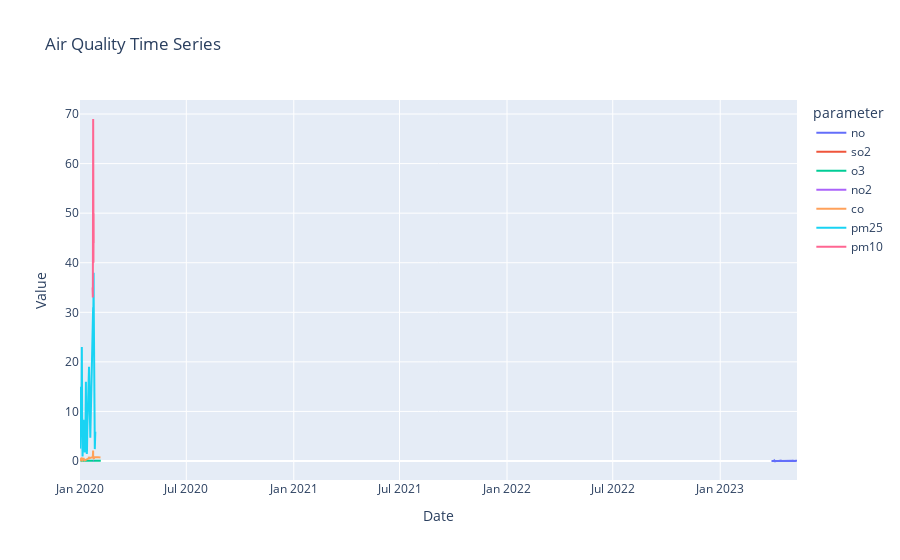

Notebook code for this chart:
### Markdown cell above
## Parameter analysis over time in New haven

### Code cell
# Time Series Plots
fig = px.line(new_haven, x='datetimeLocal', y='value', color='parameter', title='Air Quality Time Series',
              labels={'datetimeLocal': 'Date', 'value': 'Value'})
fig.show()
